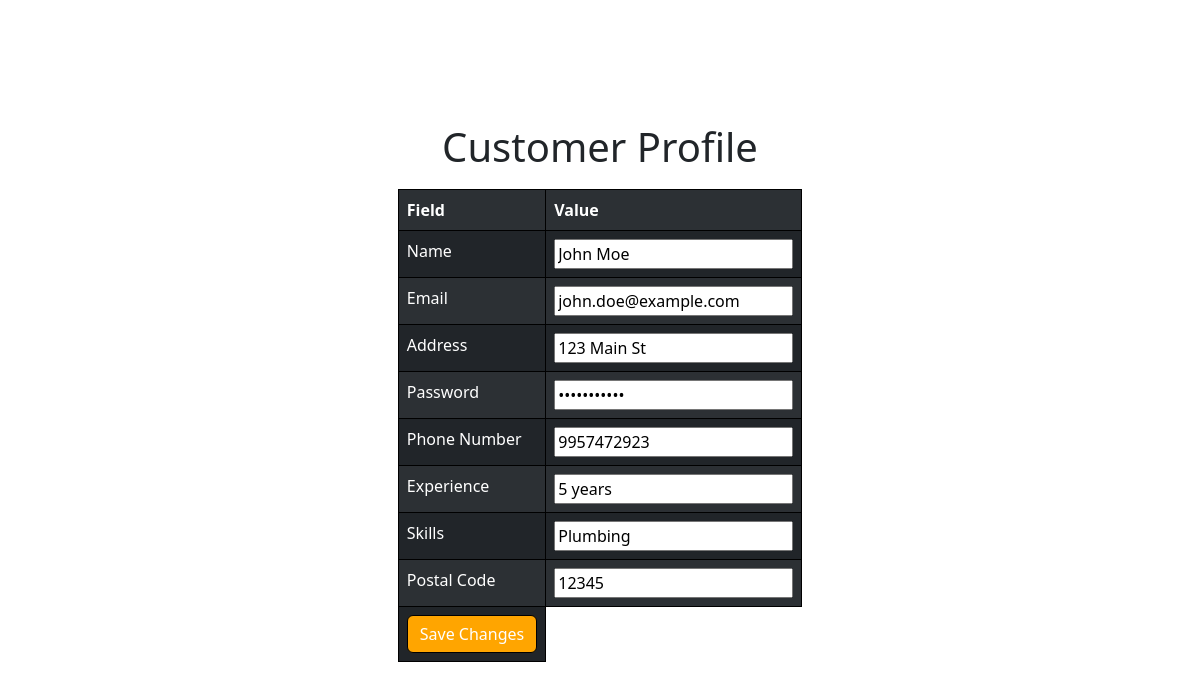
Page /Professional_Profile_Edit.html (signed in) on the earlier database version.
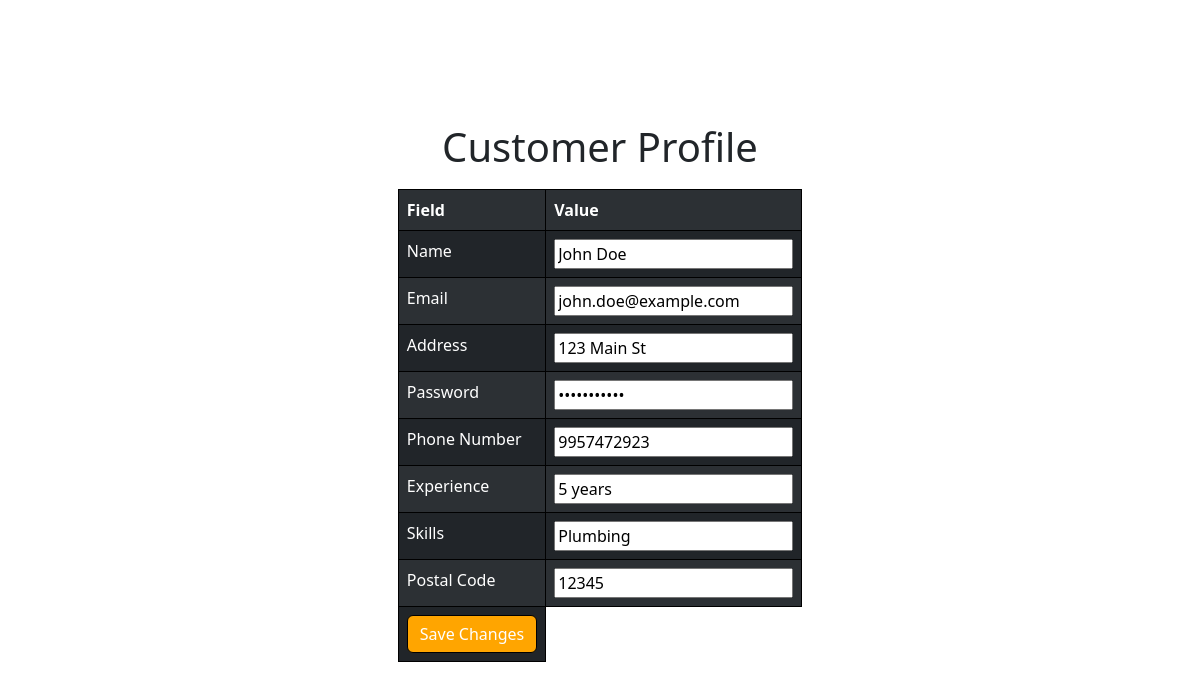
Same page on the later database version.
### tables this page shows
CREATE TABLE Professionals (
    ProfessionalID INTEGER PRIMARY KEY,
    Email VARCHAR(255) UNIQUE NOT NULL,
    Password VARCHAR(255) NOT NULL,
    Name VARCHAR(255) NOT NULL,
    Experience VARCHAR(255),
    Skills TEXT,
    Address VARCHAR(255),
    CertificationFile VARCHAR(255),
    PostalCode VARCHAR(10),
    Phone TEXT UNIQUE
, Approved INT DEFAULT 0);

### backend/app.py (the view, shortened to what this page needs)
@app.route('/Professional_Profile_Edit.html', methods=['GET', 'POST'])
def PROFESSIONALPROFILEEDIT():
    professional_id = session.get('customer_id')
    if not professional_id:
        return redirect(url_for('login'))
    conn = sqlite3.connect('database.db')
    cursor = conn.cursor()
    cursor.execute("SELECT * FROM Professionals WHERE ProfessionalID = ?", (professional_id,))
    customer = cursor.fetchone()
    conn.close()
    return render_template('Professional_Profile_Edit.html',customer=customer)

### templates/Professional_Profile_Edit.html (shortened to what this page needs)
<!DOCTYPE html>
<html lang="en">
<head>
    <link href="https://cdnjs.cloudflare.com/ajax/libs/bootstrap/5.3.0/css/bootstrap.min.css" rel="stylesheet">
    <link href="https://cdnjs.cloudflare.com/ajax/libs/font-awesome/6.4.0/css/all.min.css" rel="stylesheet">
    <link rel="stylesheet" href="https://cdnjs.cloudflare.com/ajax/libs/animate.css/4.1.1/animate.min.css"/>
</head>
<body>
    <div class="container mt-6 main-content animate__animated animate__fadeInUp">
        <h1>Customer Profile</h1>
        {% if customer %}
            <form method="post">
            <table class="table table-dark table-striped animate__animated animate__fadeInUp">
                <tr>
                    <th>Field</th>
                    <th>Value</th>
                </tr>
                <tr>
                    <td>Name</td>
                    <td><input type="text" name="name" value="{{ customer[3] }}"></td>
                </tr>
                <tr>
                    <td>Email</td>
                    <td><input type="email" name="email" value="{{ customer[1] }}"></td>
                </tr>
                <tr>
                    <td>Address</td>
                    <td><input type="text" name="address" value="{{ customer[6] }}"></td>
                </tr>
                <tr>
                    <td>Password</td>
                    <td><input type="password" name="password" value="{{ customer[2] }}"></td>
                </tr>
                <tr>
                    <td>Phone Number</td>
                    <td><input type="tel" name="phone" value="{{ customer[9] }}"></td>
                </tr>
                <tr>
                    <td>Experience</td>
                    <td><input type="text" name="experience" value="{{ customer[4] }}"></td>
                </tr>
                <tr>
                    <td>Skills</td>
                    <td><input type="text" name="skills" value="{{ customer[5] }}"></td>
                </tr>
                <tr>
                    <td>Postal Code</td>
                    <td><input type="text" name="postal_code" value="{{ customer[8] }}"></td>
                </tr>
                <tr>
                    <td><button type="submit" class="btn btn-primary">Save Changes</button></td>
                </tr>
            </table>
            </form>
        {% else %}
            <p>No customer data found.</p>
        {% endif %}
    </div>
</body>
</html>

Differences in the rows shown:
changed Professionals "john.doe@example.com": name "John Moe" → "John Doe"
